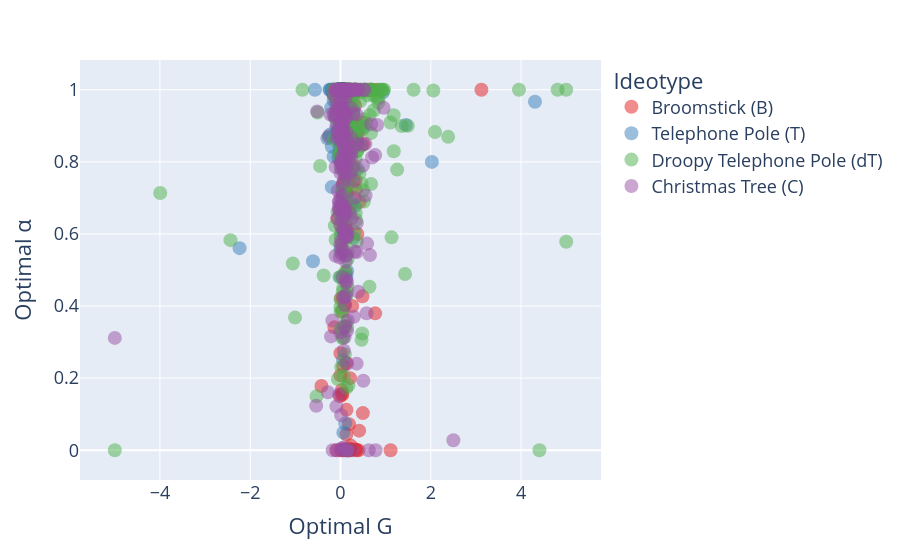

This figure's notebook cell:
### Code cell
fig = px.scatter(
    ideotypes_df,
    x=G_column,
    y=alpha_column,
    color=ideotypes_df["ideotype label"].astype(str),
    hover_name="arbor name",
    opacity=0.5,
    color_discrete_sequence=px.colors.qualitative.Set1,
)

fig.update_traces(marker=dict(size=14))
fig.update_layout(
    font=dict(size=18),
    legend_title_text="Ideotype",
    xaxis_title="Optimal G",
    yaxis_title="Optimal α",
    showlegend=True
)

fig.show()
fig.write_html("docs/Optimal_G_alpha_ideotypes.html")
fig.write_image("paper-figs/Ideotypes-Analysis/Optimal-alpha-vs-G.pdf")

### Figure 1 — Plotly figure (JSON) as saved in the notebook; plotly's stock layout.template omitted (floating-point values rounded to 4 significant figures; data arrays with more than 128 entries replaced by an {"elided": "..."} marker saying what was removed)
{"data": [{"hovertemplate": "<b>%{hovertext}</b><br><br>ideotype label=Broomstick (B)<br>best_G=%{x}<br>min_alpha=%{y}<extra></extra>", "hovertext": ["pimpi_Big4_D5_set1_day5_20191012_311_101_2_C", "pimpi_Big4_D5_set1_day5_20191012_334_101_3_C", "pimpi_Big4_D5_set1_day5_20191012_224_101_3_S", "pimpi_Big4_D5_set1_day5_20191012_294_103_2_C", "pimpi_Big4_D5_set1_day5_20191012_268_106_2_C", "pimpi_Big4_D5_set1_day5_20191012_259_106_1_S", "pimpi_Big5_all_day_set1_day4_20191023_237_107_2_C", "pimpi_Big5_all_day_set1_day4_20191023_313_107_4_C", "pimpi_Big5_all_day_set1_day4_20191023_020_108_2_C", "pimpi_Big5_all_day_set1_day4_20191023_138_109_1_C", "pimpi_Big5_all_day_set1_day4_20191023_160_115_1_C", "pimpi_Big5_all_day_set1_day4_20191023_187_117_1_C", "pimpi_Big5_all_day_set1_day4_20191023_247_117_2_C", "pimpi_Big5_all_day_set1_day4_20191023_114_118_4_C", "pimpi_Big5_all_day_set1_day4_20191023_036_118_4_S", "pimpi_Big5_all_day_set1_day4_20191023_089_120_2_C", "pimpi_Big5_all_day_set1_day4_20191023_024_120_1_S", "pimpi_Big5_all_day_set1_day4_20191023_127_121_4_C", "pimpi_Big5_all_day_set1_day4_20191023_167_121_3_S", "pimpi_Big5_all_day_set1_day4_20191023_016_125_4_C", "pimpi_Big5_all_day_set1_day4_20191023_136_125_2_C", "pimpi_Big5_all_day_set1_day3_20191022_315_125_3_C", "pimpi_Big5_all_day_set1_day4_20191023_296_125_2_S", "pimpi_Big5_all_day_set1_day4_20191023_171_129_3_S", "pimpi_Big5_all_day_set1_day4_20191023_209_132_3_S", "pimpi_Big5_all_day_set1_day4_20191023_129_133_4_C", "pimpi_Big5_all_day_set1_day4_20191023_142_133_4_S", "pimpi_Big2_D4D5_set1_day5_20190927_099_138_4_C", "pimpi_Big2_D4D5_set1_day5_20190927_034_142_1_C", "pimpi_Big2_D4D5_set1_day5_20190927_066_144_3_C", "pimpi_Big2_D4D5_set1_day5_20190927_172_144_2_C", "pimpi_Big2_D4D5_set1_day5_20190927_022_144_3_S", "pimpi_Big5_all_day_set1_day4_20191023_008_151_2_C", "pimpi_Big5_all_day_set1_day4_20191023_087_151_3_C", "pimpi_Big5_all_day_set1_day4_20191023_257_151_3_S", "pimpi_Big5_all_day_set1_day4_20191023_281_154_2_S", "pimpi_Big5_all_day_set1_day4_20191023_091_156_4_C", "pimpi_Big5_all_day_set1_day4_20191023_283_157_2_C", "pimpi_Big5_all_day_set1_day4_20191023_155_157_2_S", "pimpi_Big5_all_day_set1_day4_20191023_165_159_3_C", "pimpi_Big5_all_day_set1_day4_20191023_100_159_1_S", "pimpi_Big5_all_day_set1_day4_20191023_144_159_4_S", "pimpi_Big5_all_day_set1_day4_20191023_166_159_3_S", "pimpi_Big5_all_day_set1_day4_20191023_226_159_2_S", "pimpi_Big5_all_day_set1_day4_20191023_241_160_1_C", "pimpi_Big5_all_day_set1_day4_20191023_053_160_2_S", "pimpi_Big5_all_day_set1_day4_20191023_262_162_1_C", "pimpi_Big2_D4D5_set1_day5_20190927_078_166_2_C", "pimpi_Big2_D4D5_set1_day5_20190927_237_170_3_C", "pimpi_Big3_D5_set1_day5_20191004_055_175_3_C", "pimpi_Big3_D5_set1_day5_20191004_139_175_4_C", "pimpi_Big5_all_day_set1_day4_20191023_046_178_1_C", "pimpi_Big5_all_day_set1_day4_20191023_119_178_3_C", "pimpi_Big5_all_day_set1_day4_20191023_280_178_4_C", "pimpi_Big5_all_day_set1_day4_20191023_103_178_4_S", "pimpi_Big5_all_day_set1_day4_20191023_113_178_3_S", "pimpi_Big5_all_day_set1_day5_20191023_052_179_1_C", "pimpi_Big5_all_day_set1_day4_20191023_124_184_2_C", "pimpi_Big5_all_day_set1_day4_20191023_312_184_1_C", "pimpi_Big5_all_day_set1_day4_20191023_161_185_3_S", "pimpi_Big5_all_day_set1_day4_20191023_213_187_1_C", "pimpi_Big5_all_day_set1_day4_20191023_170_187_3_S", "pimpi_Big5_all_day_set1_day4_20191023_193_187_2_S", "pimpi_Big1_D5_set1_day5_20190913_086_189_3_C", "pimpi_Big5_all_day_set1_day4_20191023_067_189_2_C", "pimpi_Big5_all_day_set1_day4_20191023_272_189_1_C", "pimpi_Big5_all_day_set1_day4_20191023_043_190_3_C", "pimpi_Big5_all_day_set1_day4_20191023_207_190_4_C", "pimpi_Big5_all_day_set1_day4_20191023_250_190_2_C", "pimpi_Big5_all_day_set1_day4_20191023_009_190_2_S", "pimpi_Big5_all_day_set1_day4_20191023_027_190_4_S", "pimpi_Big1_D4_set1_day4_20190912_021_194_1_C", "pimpi_Big1_D5_set1_day5_20190913_164_194_3_C", "pimpi_Big1_D4_set1_day4_20190912_016_194_1_S", "pimpi_Big1_D5_set1_day5_20190913_082_194_3_S", "pimpi_Big1_D5_set1_day5_20190913_007_195_1_C", "pimpi_Big1_D5_set1_day5_20190913_084_196_1_S", "pimpi_Big1_D5_set1_day5_20190913_014_197_3_C", "pimpi_Big1_D5_set1_day5_20190913_078_198_1_C", "pimpi_Big1_D5_set1_day5_20190913_153_212_1_C", "pimpi_Big1_D5_set1_day5_20190913_179_220_1_S", "pimpi_Big3_D5_set1_day5_20191004_091_222_1_S", "pimpi_Big3_D5_set1_day5_20191004_059_233_2_C", "pimpi_Big3_D5_set1_day5_20191004_144_233_3_C", "pimpi_Big3_D5_set1_day5_20191004_230_233_1_C", "pimpi_Big3_D5_set1_day5_20191004_005_233_1_S", "pimpi_Big3_D5_set1_day5_20191004_045_233_2_S", "pimpi_Big3_D5_set1_day5_20191004_162_239_2_S", "pimpi_Big3_D5_set1_day5_20191004_254_250_4_C", "pimpi_Big3_D5_set1_day5_20191004_120_250_2_S", "pimpi_Big3_D5_set1_day5_20191004_257_250_1_S", "pimpi_Big2_D4D5_set1_day5_20190927_212_253_1_C", "pimpi_Big2_D4D5_set1_day5_20190927_012_256_3_C", "pimpi_Big2_D4D5_set1_day5_20190927_229_256_2_C", "pimpi_Big2_D4D5_set1_day5_20190927_101_258_3_C", "pimpi_Big2_D4D5_set1_day5_20190927_220_258_1_C", "pimpi_Big3_D5_set1_day5_20191004_104_271_3_C", "pimpi_Big3_D5_set1_day5_20191004_173_271_4_C", "pimpi_Big3_D5_set1_day5_20191004_187_271_2_C", "pimpi_Big3_D5_set1_day5_20191004_117_271_1_S", "pimpi_Big1_D5_set1_day5_20190913_002_283_3_C", "pimpi_Big1_D5_set1_day5_20190913_085_283_3_S", "pimpi_Big1_D3_set1_day3_20190911_160_284_1_S", "pimpi_Big1_D5_set1_day5_20190913_061_286_2_C", "pimpi_Big1_D5_set1_day5_20190913_075_286_1_C", "pimpi_Big1_D5_set1_day5_20190913_178_286_3_C", "pimpi_Big1_D5_set1_day5_20190913_157_286_1_S", "pimpi_Big1_D5_set1_day5_20190913_194_288_2_C", "pimpi_Big1_D3_set1_day3_20190911_204_288_2_S", "pimpi_Big1_D5_set1_day5_20190913_163_290_1_C", "pimpi_Big1_D5_set1_day5_20190913_042_291_2_C", "pimpi_Big1_D5_set1_day5_20190913_054_291_1_C", "pimpi_Big1_D5_set1_day5_20190913_211_291_3_C", "pimpi_Big1_D5_set1_day5_20190913_066_292_3_C", "pimpi_Big1_D5_set1_day5_20190913_109_292_2_C", "pimpi_Big1_D5_set1_day5_20190913_146_292_2_S", "pimpi_Big1_D5_set1_day5_20190913_117_300_2_C", "pimpi_Big1_D5_set1_day5_20190913_168_307_3_C"], "legendgroup": "Broomstick (B)", "marker": {"color": "rgb(228,26,28)", "opacity": 0.5, "size": 14, "symbol": "circle"}, "mode": "markers", "name": "Broomstick (B)", "orientation": "v", "showlegend": true, "type": "scatter", "x": [0.3338, 0.4127, 0.3738, 0.02286, 0.802, 3.122, 0.07682, 0.07362, 0.2947, 0.3016, 0.04771, 0.05716, 0.03292, 0.2181, 0.1152, 0.192, -0.08733, -0.03704, -0.001372, 0.1564, 0.0631, 0.07636, 0.01113, 0.1523, 0.1642, 0.09968, 0.09252, 0.02358, 0.0615, 0.1717, 0.194, 0.01102, 0.01097, 0.1495, 0.1084, 0.04161, 0.07545, 0.3711, 0.1289, 0.06904, 0.2103, 0.05838, 0.3964, 0.177, 0.03521, 0.04588, 0.3153, 0.3266, 0.1331, 0.1302, 0.2027, 0.3875, 0.5127, 0.2587, 0.3404, 0.4952, 0.1513, 0.02926, 0.4511, 0.3349, 0.1879, 0.2274, 1.11, 0.0, 0.6715, 0.479, 0.2554, -0.4218, 0.09282, 0.06996, -0.000457, -0.1355, 0.04374, 0.1927, 0.4855, -0.009066, -0.06925, 0.0732, 0.5817, 0.03845, 0.7683, 0.3564, 0.06652, 0.6859, 0.2195, 0.09241, 0.08873, 0.07316, 0.07682, -0.01592, 0.05045, 0.03156, 0.6461, 0.03703, 0.3216, 0.2898, 0.0101, 0.1207, -0.001372, 0.0579, 0.02066, 0.04607, 0.3427, 0.0924, 0.0904, 0.145, 0.2194, -0.2597, 0.421, 0.3097, 0.07521, 0.1237, 0.05836, 0.3199, 0.179, 0.1177, 0.0227, 0.6091], "xaxis": "x", "y": [0.001966, 0.05436, 0.6, 0.57, 1.0, 1.0, 0.003097, 1.0, 1.0, 1.0, 0.9467, 0.6533, 0.1567, 1.0, 0.4919, 1.0, 0.0, 0.9733, 0.2689, 0.905, 1.0, 1.0, 0.4222, 0.71, 0.0, 0.9816, 0.4041, 0.9799, 0.9303, 0.7497, 0.0, 0.0, 1.0, 0.61, 0.6207, 0.6144, 1.0, 0.85, 0.2428, 1.0, 0.2, 0.2336, 0.0, 0.0, 0.9656, 0.3856, 1.0, 1.0, 0.1121, 0.04422, 0.005182, 0.8782, 0.849, 0.4, 0.7236, 0.103, 0.85, 0.1674, 1.0, 0.75, 0.07222, 0.01289, 0.0, 1.0, 1.0, 0.91, 0.9153, 0.1781, 0.94, 0.7416, 0.6644, 0.341, 0.0, 1.0, 0.4269, 0.8798, 0.6422, 0.9965, 1.0, 0.1535, 0.3797, 0.0, 1.0, 1.0, 0.8337, 0.7104, 0.0, 0.9111, 0.655, 0.1498, 0.7352, 1.0, 0.9999, 1.0, 0.9564, 0.7886, 0.9977, 0.61, 0.2078, 0.972, 0.9002, 0.9498, 0.8796, 0.6032, 0.9724, 1.0, 0.0, 0.87, 0.6886, 0.991, 0.8304, 0.7154, 0.4222, 1.0, 0.68, 0.7766, 1.0, 1.0], "yaxis": "y"}, {"hovertemplate": "<b>%{hovertext}</b><br><br>ideotype label=Telephone Pole (T)<br>best_G=%{x}<br>min_alpha=%{y}<extra></extra>", "hovertext": {"elided": "239 str values"}, "legendgroup": "Telephone Pole (T)", "marker": {"color": "rgb(55,126,184)", "opacity": 0.5, "size": 14, "symbol": "circle"}, "mode": "markers", "name": "Telephone Pole (T)", "orientation": "v", "showlegend": true, "type": "scatter", "x": {"elided": "239 float values"}, "xaxis": "x", "y": {"elided": "239 float values"}, "yaxis": "y"}, {"hovertemplate": "<b>%{hovertext}</b><br><br>ideotype label=Droopy Telephone Pole (dT)<br>best_G=%{x}<br>min_alpha=%{y}<extra></extra>", "hovertext": {"elided": "365 str values"}, "legendgroup": "Droopy Telephone Pole (dT)", "marker": {"color": "rgb(77,175,74)", "opacity": 0.5, "size": 14, "symbol": "circle"}, "mode": "markers", "name": "Droopy Telephone Pole (dT)", "orientation": "v", "showlegend": true, "type": "scatter", "x": {"elided": "365 float values"}, "xaxis": "x", "y": {"elided": "365 float values"}, "yaxis": "y"}, {"hovertemplate": "<b>%{hovertext}</b><br><br>ideotype label=Christmas Tree (C)<br>best_G=%{x}<br>min_alpha=%{y}<extra></extra>", "hovertext": {"elided": "232 str values"}, "legendgroup": "Christmas Tree (C)", "marker": {"color": "rgb(152,78,163)", "opacity": 0.5, "size": 14, "symbol": "circle"}, "mode": "markers", "name": "Christmas Tree (C)", "orientation": "v", "showlegend": true, "type": "scatter", "x": {"elided": "232 float values"}, "xaxis": "x", "y": {"elided": "232 float values"}, "yaxis": "y"}], "layout": {"autosize": true, "font": {"size": 18}, "legend": {"title": {"text": "Ideotype"}, "tracegroupgap": 0}, "margin": {"t": 60}, "showlegend": true, "xaxis": {"anchor": "y", "autorange": true, "domain": [0, 1], "range": [-5.736, 5.736], "title": {"text": "Optimal G"}, "type": "linear"}, "yaxis": {"anchor": "x", "autorange": true, "domain": [0, 1], "range": [-0.1094, 1.109], "title": {"text": "Optimal α"}, "type": "linear"}}}
